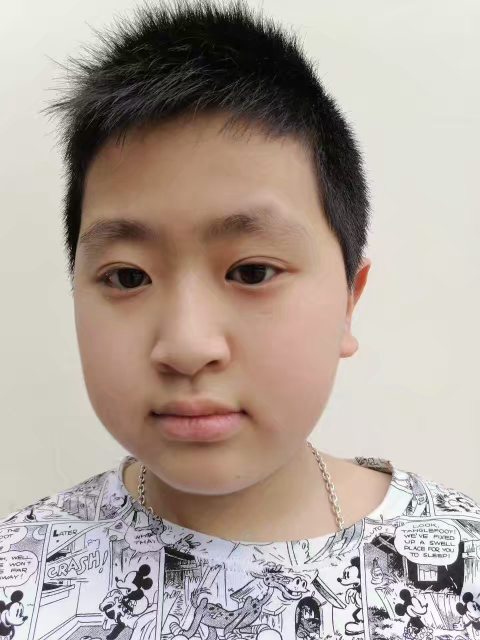
#> input picture img/王国鑫.jpg, 960 x 1280 px (shown at 1/2 size); its folder holds only this picture in this run
$ python myutlis.py   (older library calls are emulated)
#> lines starting #> are read from the running program, lines starting #| are printed output that depends on the picture
#!/usr/bin/env python
# -*- coding:utf-8 -*-
"""常用工具类"""

import random
import os
import time
from datetime import datetime
from PIL import Image
from datetime import date
from datetime import timedelta
import util.util_const as ut


# [94 lines left out: functions create_phone, create_name, _getdistrictcode, create_id_card, not called in this run]


def reduct_image_by_width(width: int = 600, img_path: str = "../img/"):
    """
    图片压缩
    :param width:
    :param img_path:
    :return:
    """
#> called with width = 480, img_path = '../img/'
    all_image = os.listdir(img_path)
    for image in all_image:
        file = img_path + image
        img = Image.open(file)
#> img is the input picture: PIL image 960x1280 RGBA; mean R, G, B, A 175.8, 163.3, 154.8, 255
        w, h = img.size
#> w = 960; h = 1280
        new_height = round(width / w * h)
#> new_height = 640
        img = img.resize((width, new_height), Image.ANTIALIAS)
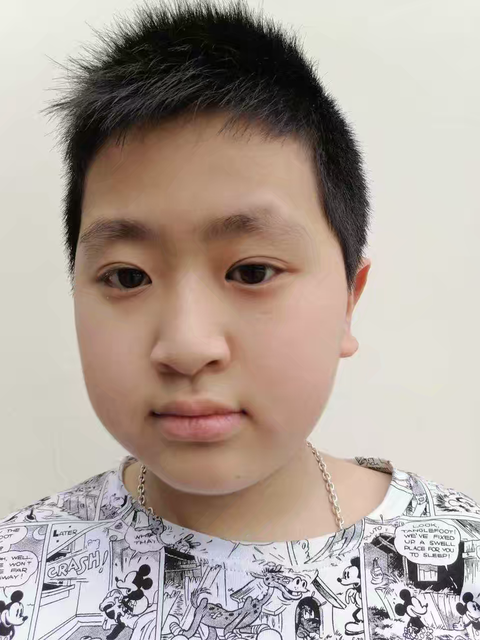
#> img: PIL image 480x640 RGBA; mean R, G, B, A 175.8, 163.2, 154.8, 255
        if "." in image:
            filename = image.split(".")[0]
        else:
            filename = image
        filename = filename + "_update" + ".jpg"
        img.save(img_path + filename, optimize=True, quality=95)


# [26 lines left out: function get_current_datetime, not called in this run]


if __name__ == '__main__':
    reduct_image_by_width(width=480)
